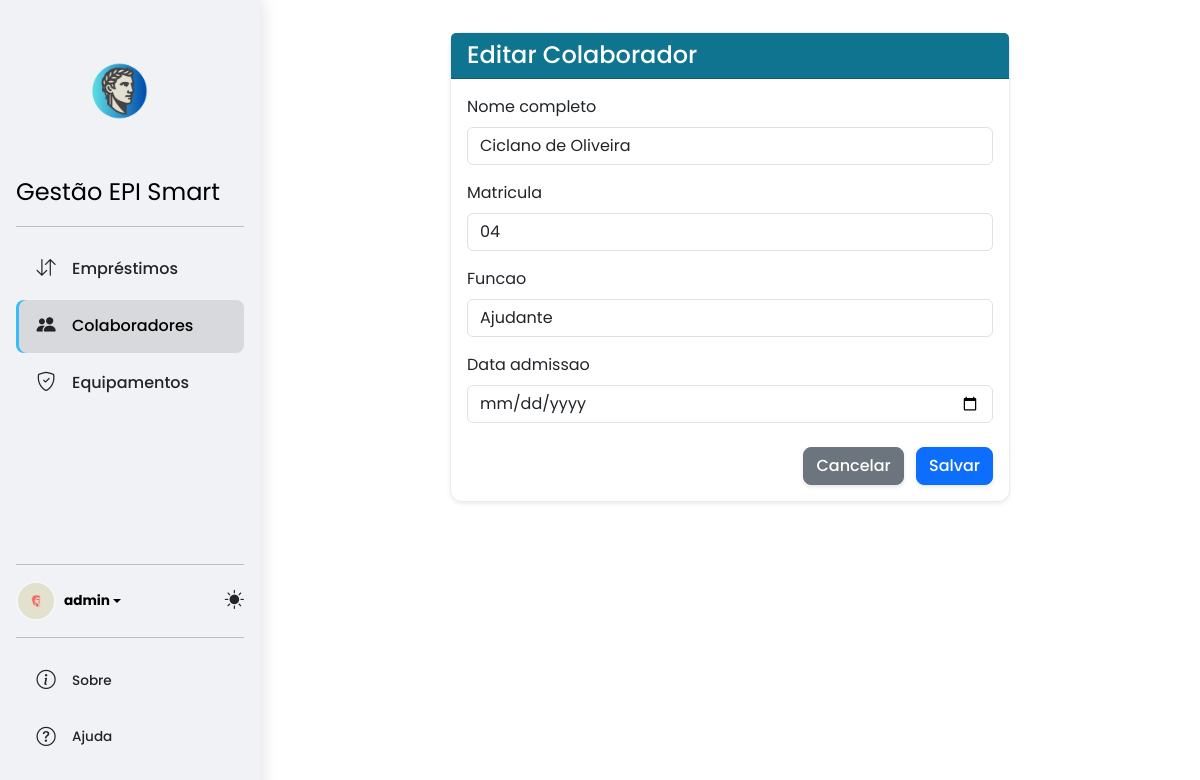
The page /colaboradores/edit/3/ (signed in) on the database its author committed.
### core/models.py (models this page shows, shortened)
class Perfil(models.Model):
    user = models.OneToOneField(User, on_delete=models.CASCADE)
    foto = models.ImageField(default='default.jpg', upload_to='profile_pics')

class Colaborador(models.Model):
    nome_completo = models.CharField(max_length=255)
    matricula = models.CharField(max_length=50, unique=True)
    funcao = models.CharField(max_length=100)
    data_admissao = models.DateField()

### core/views.py (the view)
# urls.py: path('colaboradores/edit/<int:pk>/', views.colaborador_update, name='colaborador_update'),
@login_required
def colaborador_update(request, pk):
    colaborador = get_object_or_404(Colaborador, pk=pk)
    if request.method == 'POST':
        form = ColaboradorForm(request.POST, instance=colaborador)
        if form.is_valid():
            form.save()
            messages.success(request, 'Colaborador atualizado com sucesso!')
            return redirect('colaborador_list')
    else:
        form = ColaboradorForm(instance=colaborador)
    return render(request, 'core/colaborador_form.html', {'form': form})

### core/forms.py
class ColaboradorForm(forms.ModelForm):
    class Meta:
        model = Colaborador
        fields = ['nome_completo', 'matricula', 'funcao', 'data_admissao']
        widgets = {
            'nome_completo': forms.TextInput(attrs={'class': 'form-control'}),
            'matricula': forms.TextInput(attrs={'class': 'form-control'}),
            'funcao': forms.TextInput(attrs={'class': 'form-control'}),
            'data_admissao': forms.DateInput(attrs={'class': 'form-control', 'type': 'date'}),
        }

### core/templates/core/colaborador_form.html (shortened to what this page needs)
{% extends 'base.html' %}
{% block content %}
<div class="row justify-content-center">
  <div class="col-lg-8">
    <div class="card shadow-sm">
      <div class="card-header bg-primary text-white">
        <h4 class="mb-0">{% if form.instance.pk %}Editar{% else %}Adicionar{% endif %} Colaborador</h4>
      </div>
      <div class="card-body">
        <form method="post" novalidate>
          {% for field in form %}
            <div class="mb-3">
              <label for="{{ field.id_for_label }}" class="form-label">{{ field.label }}</label>
              {{ field }}
            </div>
          {% endfor %}
          <div class="mt-4 text-end">
            <a href="{% url 'colaborador_list' %}" class="btn btn-secondary me-2">Cancelar</a>
            <button type="submit" class="btn btn-primary">Salvar</button>
          </div>
        </form>
      </div>
    </div>
  </div>
</div>
{% endblock %}

### core/templates/core/includes/sidebar_content.html (shortened to what this page needs)
{% load static %}
<a href="{% url 'home' %}" class="logo-link d-flex flex-column align-items-center mb-3 mb-md-0 me-md-auto text-decoration-none text-center">
  <img src="{% static 'images/LOGO_PRINCIPAL.png' %}" alt="Logo" class="mb-2" style="height: 150px;" id="mainLogoImage">
  <span class="fs-4 text-body-emphasis">Gestão EPI Smart</span>
</a>
<hr>
<ul class="nav nav-pills flex-column mb-auto">
  <li class="nav-item">
    <a href="{% url 'emprestimo_list' %}" class="nav-link {% if 'emprestimo' in request.resolver_match.view_name %}active{% endif %}">
      <i class="bi bi-arrow-down-up"></i>
      Empréstimos
    </a>
  </li>
  <li>
    <a href="{% url 'colaborador_list' %}" class="nav-link {% if 'colaborador' in request.resolver_match.view_name %}active{% endif %}">
      <i class="bi bi-people-fill"></i>
      Colaboradores
    </a>
  </li>
  <li>
    <a href="{% url 'equipamento_list' %}" class="nav-link {% if 'equipamento' in request.resolver_match.view_name %}active{% endif %}">
      <i class="bi bi-shield-check"></i>
      Equipamentos
    </a>
  </li>
</ul>
<hr>
<div class="sidebar-footer">
  <div class="d-flex justify-content-between align-items-center w-100 mb-3">
    <div class="dropdown">
      <a href="#" class="d-flex align-items-center text-body-emphasis text-decoration-none dropdown-toggle user-profile" data-bs-toggle="dropdown" aria-expanded="false">
        <img src="{{ user.perfil.foto.url }}" alt="" class="rounded-circle me-2">
        <strong>{{ user.username }}</strong>
      </a>
    </div>
    <div class="theme-switcher">
        <i class="bi bi-sun-fill theme-icon"></i>
    </div>
  </div>
  <hr>
  <ul class="nav nav-pills flex-column mb-3">
    <li class="nav-item">
      <a href="{% url 'sobre' %}" class="nav-link {% if 'sobre' in request.resolver_match.view_name %}active{% endif %}">
        <i class="bi bi-info-circle"></i>
        Sobre
      </a>
    </li>
    <li class="nav-item">
      <a href="{% url 'ajuda' %}" class="nav-link {% if 'ajuda' in request.resolver_match.view_name %}active{% endif %}>">
        <i class="bi bi-question-circle"></i>
        Ajuda
      </a>
    </li>
  </ul>
</div>

### core/static/css/styles.css (style rules this page uses)
:root { --sidebar-width: 260px; --sidebar-bg: #f0f2f5; --sidebar-link-color: #212529; --sidebar-link-hover-bg: rgba(0, 0, 0, 0.05); --sidebar-link-hover-color: #000; --sidebar-active-link-bg: rgba(0, 0, 0, 0.1); --sidebar-icon-color: #212529; --bs-body-font-family: 'Poppins', sans-serif; --bs-body-bg: #ffffff; --bs-body-color: #212529; --card-bg: #ffffff; --card-shadow: 0 4px 6px rgba(0, 0, 0, 0.05); --card-border: 1px solid #e9ecef; --card-border-radius: 0.75rem; --btn-border-radius: 0.5rem; --btn-shadow: 0 2px 4px rgba(0, 0, 0, 0.1); --bs-primary-rgb: 14, 116, 144; }
html, body { height: 100%; }
body { background-color: var(--bs-body-bg); color: var(--bs-body-color); font-family: var(--bs-body-font-family); transition: background-color 0.3s ease; }
.sidebar, .content-wrapper, .nav-link, .card, .btn, .logo-link { transition: all 0.2s ease-in-out; }
.sidebar .nav-link { color: var(--sidebar-link-color); font-weight: 500; padding: 0.75rem 1.25rem; border-radius: var(--btn-border-radius); margin-bottom: 0.25rem; display: flex; align-items: center; }
.sidebar .nav-link i { font-size: 1.2rem; color: var(--sidebar-icon-color); margin-right: 1rem; width: 20px; text-align: center; transition: color 0.2s ease; }
.sidebar .nav-link.active, .sidebar .nav-link:hover { background-color: var(--sidebar-link-hover-bg); color: var(--sidebar-link-hover-color); }
.sidebar .nav-link.active { background-color: var(--sidebar-active-link-bg); box-shadow: inset 3px 0 0 #38bdf8; transform: translateX(0); }
.user-profile img { width: 40px; height: 40px; object-fit: cover; border: 2px solid rgba(255, 255, 255, 0.3); }
.card { background-color: var(--card-bg); border: var(--card-border); border-radius: var(--card-border-radius); box-shadow: var(--card-shadow); }
.btn { border-radius: var(--btn-border-radius); font-weight: 500; box-shadow: var(--btn-shadow); }
@media (min-width: 992px) { body.authenticated { display: flex; } }
.theme-switcher { cursor: pointer; color: var(--sidebar-link-color); font-size: 1.2rem; }
.sidebar-footer { font-size: 0.85rem; }
.sidebar-footer a { color: var(--sidebar-link-color); text-decoration: none; }

### rows shown on the page
Colaborador: form "Ciclano de Oliveira" "04" "Ajudante"

### other values the page prints
{{ user.username }} "admin"
{{ field.label }} "Nome completo" "Matricula" "Funcao" "Data admissao"
